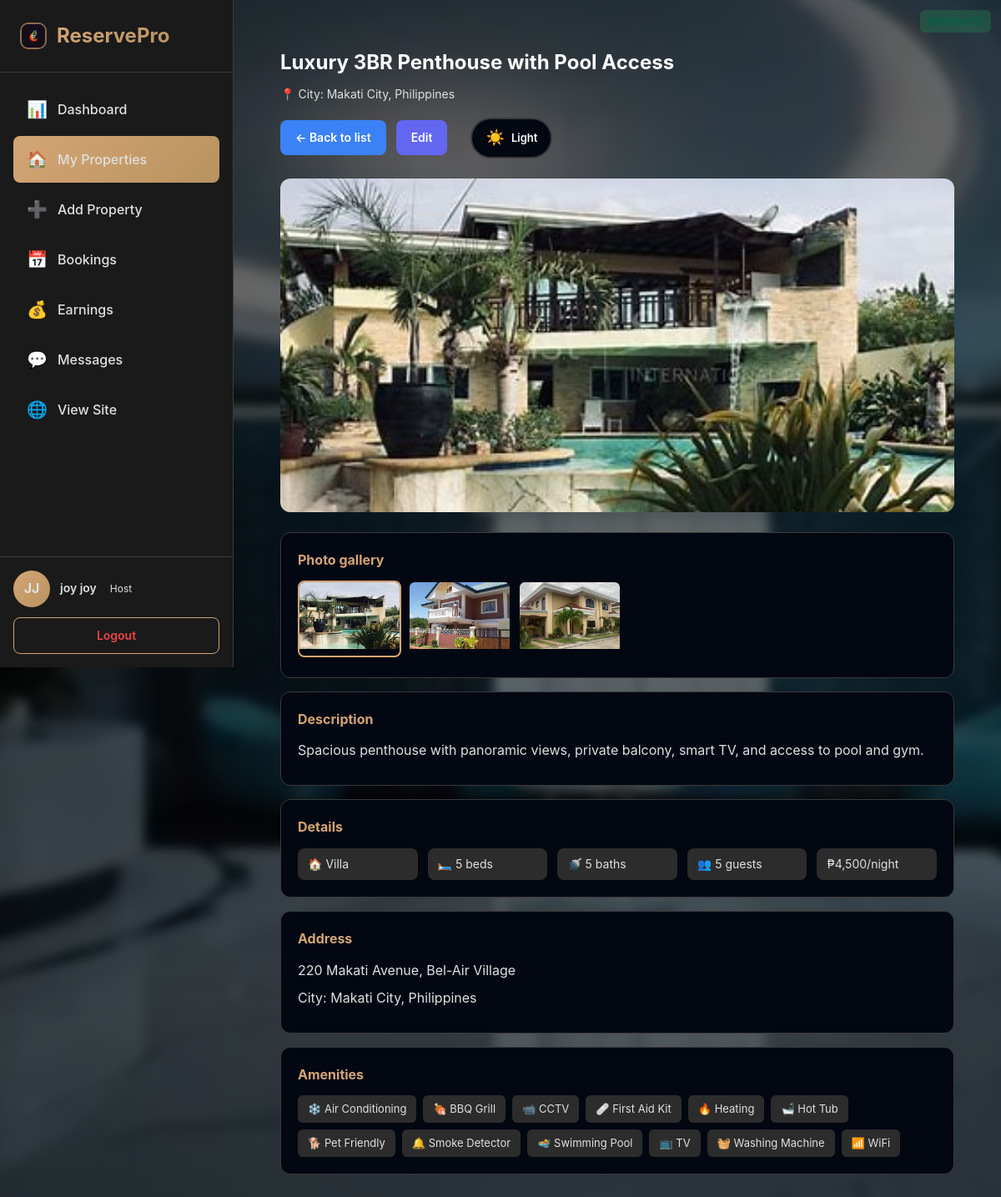
/host/view-property.php?id=13 (signed in), run on the app's committed database.
### tables this page shows
CREATE TABLE `users` (
  `id` int(11) NOT NULL,
  `first_name` varchar(50) NOT NULL,
  `last_name` varchar(50) NOT NULL,
  `date_of_birth` date DEFAULT NULL,
  `email` varchar(100) NOT NULL,
  `password` varchar(255) NOT NULL,
  `created_at` timestamp NOT NULL DEFAULT current_timestamp(),
  `role` enum('guest','host','admin') DEFAULT 'guest',
  `email_verified` tinyint(1) NOT NULL DEFAULT 0,
  `verification_token` varchar(100) DEFAULT NULL,
  `host_verified` tinyint(1) NOT NULL DEFAULT 0,
  `host_verification_status` enum('none','under review','approved','rejected') NOT NULL DEFAULT 'none'
);

CREATE TABLE `properties` (
  `id` int(11) NOT NULL,
  `host_id` int(11) NOT NULL,
  `title` varchar(255) NOT NULL,
  `description` text NOT NULL,
  `property_type` enum('house','apartment','condo','villa','hotel') NOT NULL,
  `address` text NOT NULL,
  `city` varchar(100) NOT NULL,
  `country` varchar(100) NOT NULL,
  `price_per_night` decimal(10,2) NOT NULL,
  `max_guests` int(11) NOT NULL,
  `bedrooms` int(11) NOT NULL,
  `bathrooms` int(11) NOT NULL,
  `latitude` decimal(10,8) DEFAULT NULL,
  `longitude` decimal(11,8) DEFAULT NULL,
  `auto_accept_bookings` tinyint(1) NOT NULL DEFAULT 0,
  `average_rating` decimal(3,2) DEFAULT NULL,
  `review_count` int(11) NOT NULL DEFAULT 0,
  `status` enum('pending','approved','rejected','suspended','out_of_order') DEFAULT 'pending',
  `admin_notes` text DEFAULT NULL,
  `created_at` timestamp NOT NULL DEFAULT current_timestamp(),
  `updated_at` timestamp NOT NULL DEFAULT current_timestamp() ON UPDATE current_timestamp()
);

CREATE TABLE `property_photos` (
  `id` int(11) NOT NULL,
  `property_id` int(11) NOT NULL,
  `photo_url` varchar(255) NOT NULL,
  `is_primary` tinyint(1) DEFAULT 0,
  `uploaded_at` timestamp NOT NULL DEFAULT current_timestamp()
);

CREATE TABLE `amenities` (
  `id` int(11) NOT NULL,
  `name` varchar(100) NOT NULL,
  `icon` varchar(50) DEFAULT NULL,
  `category` enum('basic','comfort','entertainment','safety','outdoor') DEFAULT 'basic'
);

### config/session.php (called while the page is built, shortened)
<?php
function getCurrentUser() {
    $conn = getDBConnection();
    $user_id = $_SESSION['user_id'];
    $stmt = $conn->prepare("SELECT id, first_name, last_name, email, role, IFNULL(host_verified, 0) AS host_verified FROM users WHERE id = ?");
    $stmt->bind_param("i", $user_id);
    $stmt->execute();
    $result = $stmt->get_result();
    $user = $result->fetch_assoc();
    return $user;
}
?>

### host/view-property.php (the view, shortened to what this page needs)
<?php
require_once __DIR__ . '/../config/session.php';
$user = getCurrentUser();
$property_id = isset($_GET['id']) ? (int) $_GET['id'] : 0;
$conn = getDBConnection();
$stmt = $conn->prepare("
    SELECT p.*,
    COALESCE(
        (SELECT photo_url FROM property_photos WHERE property_id = p.id AND is_primary = 1 LIMIT 1),
        (SELECT photo_url FROM property_photos WHERE property_id = p.id LIMIT 1)
    ) as primary_photo
    FROM properties p
    WHERE p.id = ? AND p.host_id = ?
");
$stmt->bind_param("ii", $property_id, $user['id']);
$stmt->execute();
$property = $stmt->get_result()->fetch_assoc();
$stmt = $conn->prepare("SELECT photo_url, is_primary FROM property_photos WHERE property_id = ? ORDER BY is_primary DESC, id ASC");
$stmt->bind_param("i", $property_id);
$stmt->execute();
$property['photos'] = $stmt->get_result()->fetch_all(MYSQLI_ASSOC);
$stmt = $conn->prepare("
    SELECT a.name, a.icon FROM amenities a
    JOIN property_amenities pa ON a.id = pa.amenity_id
    WHERE pa.property_id = ?
    ORDER BY a.name
");
$stmt->bind_param("i", $property_id);
$stmt->execute();
$property['amenities'] = $stmt->get_result()->fetch_all(MYSQLI_ASSOC);
?>
<!DOCTYPE html>
<html lang="en">
<head>
    <link rel="stylesheet" href="../assets/css/style.css?v=14.0">
    <link rel="stylesheet" href="../assets/css/host-dashboard.css?v=14.0">
    <link rel="stylesheet" href="../assets/css/theme-toggle.css?v=14.0">
</head>
<body class="dashboard-page">
    <div class="host-layout">
        <aside class="host-sidebar">
            <div class="sidebar-header">
                <a href="../home.php" class="sidebar-brand">
                    <?php require __DIR__ . '/../includes/brand-icon-svg.php'; ?>
                    <span>ReservePro</span>
                </a>
            </div>
            <nav class="sidebar-nav">
                <a href="dashboard.php" class="nav-item"><span class="nav-icon">📊</span><span>Dashboard</span></a>
                <a href="properties.php" class="nav-item active"><span class="nav-icon">🏠</span><span>My Properties</span></a>
                <a href="add-property.php" class="nav-item"><span class="nav-icon">➕</span><span>Add Property</span></a>
                <a href="bookings.php" class="nav-item"><span class="nav-icon">📅</span><span>Bookings</span></a>
                <a href="earnings.php" class="nav-item"><span class="nav-icon">💰</span><span>Earnings</span></a>
                <a href="messages.php" class="nav-item"><span class="nav-icon">💬</span><span>Messages</span></a>
                <a href="../home.php" class="nav-item"><span class="nav-icon">🌐</span><span>View Site</span></a>
            </nav>
            <div class="sidebar-footer">
                <div class="user-profile">
                    <div class="user-avatar"><?php echo strtoupper(substr($user['first_name'], 0, 1) . substr($user['last_name'], 0, 1)); ?></div>
                    <div class="user-info">
                        <div class="user-name"><?php echo htmlspecialchars($user['first_name'] . ' ' . $user['last_name']); ?></div>
                        <div class="user-role">Host</div>
                    </div>
                </div>
                <a href="../logout.php" class="btn-logout">Logout</a>
            </div>
        </aside>
        <main class="host-main">
            <div class="view-property-page">
                <div class="view-property-header">
                    <div>
                        <h1><?php echo htmlspecialchars($property['title']); ?></h1>
                        <span class="status-badge status-<?php echo $property['status']; ?>"><?php echo ucfirst(str_replace('_', ' ', $property['status'])); ?></span>
                        <p style="margin: 8px 0 0 0; color: #888; font-size: 14px;">📍 <?php echo htmlspecialchars($property['city'] . ', ' . $property['country']); ?></p>
                    </div>
                    <div class="actions" style="display: flex; align-items: center; gap: 12px;">
                        <a href="properties.php" class="btn-view-back">← Back to list</a>
                        <a href="edit-property.php?id=<?php echo (int)$property['id']; ?>" class="btn-edit-link">Edit</a>
                        <div class="theme-toggle">
                            <span class="theme-toggle-icon">☀️</span>
                            <span class="theme-toggle-text">Light</span>
                        </div>
                    </div>
                </div>
                <?php
                $photos = $property['photos'];
                $main_photo = !empty($photos) ? $photos[0]['photo_url'] : ($property['primary_photo'] ?? null);
                if ($main_photo && strpos($main_photo, 'http') !== 0) {
                    $main_photo = '../' . ltrim($main_photo, '/');
                }
                ?>
                <div class="view-gallery">
                    <img id="host-main-photo" src="<?php echo htmlspecialchars($main_photo); ?>" alt="<?php echo htmlspecialchars($property['title']); ?>" onerror="this.src='https://images.unsplash.com/photo-1564013799919-ab600027ffc6?w=800'">
                </div>
                <?php if (!empty($photos) && count($photos) > 1): ?>
                    <div class="view-section" style="margin-top: 12px;">
                        <h2>Photo gallery</h2>
                        <div style="display: flex; gap: 8px; overflow-x: auto; padding-bottom: 4px;">
                            <?php foreach ($photos as $idx => $p):
                                $thumb = $p['photo_url'];
                                if ($thumb && strpos($thumb, 'http') !== 0) {
                                    $thumb = '../' . ltrim($thumb, '/');
                                }
                            ?>
                                <div style="flex: 0 0 auto; border-radius: 8px; overflow: hidden; border: 2px solid <?php echo $idx === 0 ? '#D4A574' : 'transparent'; ?>; cursor: pointer;"
                                     onclick="document.getElementById('host-main-photo').src='<?php echo htmlspecialchars($thumb); ?>';">
                                    <img src="<?php echo htmlspecialchars($thumb); ?>" alt="Photo <?php echo $idx + 1; ?>" style="width: 120px; height: 80px; object-fit: cover;">
                                </div>
                            <?php endforeach; ?>
                        </div>
                    </div>
                <?php endif; ?>
                <div class="view-section">
                    <h2>Description</h2>
                    <p style="white-space: pre-wrap;"><?php echo nl2br(htmlspecialchars($property['description'])); ?></p>
                </div>
                <div class="view-section">
                    <h2>Details</h2>
                    <div class="detail-grid">
                        <span>🏠 <?php echo htmlspecialchars(ucfirst($property['property_type'])); ?></span>
                        <span>🛏️ <?php echo (int)$property['bedrooms']; ?> beds</span>
                        <span>🚿 <?php echo (int)$property['bathrooms']; ?> baths</span>
                        <span>👥 <?php echo (int)$property['max_guests']; ?> guests</span>
                        <span>₱<?php echo number_format($property['price_per_night'], 0); ?>/night</span>
                    </div>
                </div>
                <div class="view-section">
                    <h2>Address</h2>
                    <p><?php echo nl2br(htmlspecialchars($property['address'])); ?></p>
                    <p><?php echo htmlspecialchars($property['city'] . ', ' . $property['country']); ?></p>
                </div>
                <?php if (!empty($property['amenities'])): ?>
                <div class="view-section">
                    <h2>Amenities</h2>
                    <div class="amenities-list">
                        <?php foreach ($property['amenities'] as $a): ?>
                        <span><?php echo $a['icon'] ? $a['icon'] . ' ' : ''; ?><?php echo htmlspecialchars($a['name']); ?></span>
                        <?php endforeach; ?>
                    </div>
                </div>
                <?php endif; ?>
            </div>
        </main>
    </div>
</body>
</html>

### assets/css/style.css (style rules this page uses)
* { margin: 0; padding: 0; box-sizing: border-box; }
:root { --primary-color: #D4A574; --primary-dark: #B8935F; --primary-light: #E6C89C; --secondary-color: #1A1A1A; --accent-color: #D4A574; --text-dark: #FFFFFF; --text-gray: #B8B8B8; --bg-light: #1F1F1F; --border-color: #3A3A3A; --bg-primary: #020617; --bg-secondary: #030712; --bg-tertiary: #111827; --wood-dark: #111827; --wood-medium: #1F2933; --wood-light: #4B5563; }
body { font-family: -apple-system, BlinkMacSystemFont, 'Segoe UI', 'Inter', Roboto, 'Helvetica Neue', Arial, sans-serif; background: var(--bg-primary); color: #FFFFFF !important; line-height: 1.6; min-height: 100vh; }
.auth-page, .dashboard-page { position: relative; background: transparent; }
.auth-page::before, .dashboard-page::before { content: ''; position: fixed; top: 0; left: 0; width: 100%; height: 100%; background: url('../../background%20image/this.webp') center center / cover no-repeat; filter: blur(6px); transform: scale(1.04); z-index: -2; }
.auth-page::after, .dashboard-page::after { content: ''; position: fixed; top: 0; left: 0; width: 100%; height: 100%; background: rgba(0, 0, 0, 0.6); z-index: -1; }
h1, h2, h3, h4, h5, h6 { color: #FFFFFF !important; }
p, span, div { color: #E0E0E0 !important; }
.user-info { display: flex; align-items: center; gap: 16px; }
.user-avatar { width: 48px; height: 48px; border-radius: 50%; background: linear-gradient(135deg, var(--primary-color), var(--primary-dark)); display: flex; align-items: center; justify-content: center; color: white; font-size: 20px; font-weight: 600; }
.btn-logout { background: transparent; color: var(--primary-color); border: 2px solid var(--primary-color); border-radius: 8px; padding: 10px 20px; font-size: 14px; font-weight: 600; cursor: pointer; text-decoration: none; transition: all 0.2s ease; }

### assets/css/host-dashboard.css (style rules this page uses)
.host-layout { display: flex; min-height: 100vh; background: transparent; }
.host-sidebar { width: 280px; background: #1A1A1A; border-right: 1px solid #3A3A3A; display: flex; flex-direction: column; position: fixed; height: 100vh; overflow-y: auto; }
.sidebar-header { padding: 24px; border-bottom: 1px solid #3A3A3A; }
.sidebar-brand { display: flex; align-items: center; gap: 12px; text-decoration: none; transition: transform 0.2s ease; }
.sidebar-brand span { font-size: 24px; font-weight: 700; background: linear-gradient(135deg, #D4A574, #B8935F); -webkit-background-clip: text; -webkit-text-fill-color: transparent; }
.sidebar-nav { flex: 1; padding: 16px; }
.nav-item { display: flex; align-items: center; gap: 12px; padding: 12px 16px; border-radius: 8px; text-decoration: none; color: #B8B8B8; font-weight: 500; margin-bottom: 4px; transition: all 0.2s ease; }
.nav-item.active { background: linear-gradient(135deg, #D4A574, #B8935F); color: #0F0F0F; }
.nav-icon { font-size: 20px; }
.sidebar-footer { padding: 16px; border-top: 1px solid #3A3A3A; }
.user-profile { display: flex; align-items: center; gap: 12px; margin-bottom: 12px; }
.user-avatar { width: 44px; height: 44px; border-radius: 50%; background: linear-gradient(135deg, #D4A574, #B8935F); display: flex; align-items: center; justify-content: center; color: white; font-weight: 700; font-size: 16px; }
.user-info { flex: 1; }
.user-name { font-weight: 600; font-size: 14px; color: #FFFFFF; }
.user-role { font-size: 12px; color: #B8B8B8; }
.btn-logout { display: block; width: 100%; padding: 10px; background: transparent; border: 1px solid #D4A574; border-radius: 8px; text-align: center; text-decoration: none; color: #EF4444; font-weight: 600; font-size: 14px; transition: all 0.2s ease; }
.host-main { margin-left: 280px; flex: 1; padding: 32px; }
.status-badge { position: absolute; top: 12px; right: 12px; padding: 6px 12px; border-radius: 6px; font-size: 12px; font-weight: 700; text-transform: uppercase; }
.status-approved { background: #D1FAE5; color: #065F46 !important; }

### data on the page
users: first_name+last_name "JJ", first_name+last_name "joy joy"
properties: title "Luxury 3BR Penthouse with Pool Access", city+country "City: Makati City, Philippines", description "Spacious penthouse with panoramic views, private balcony, smart TV, and access to pool and gym.", property_type "Villa", bedrooms "5", bathrooms "5", max_guests "5", price_per_night "4,500", address "220 Makati Avenue, Bel-Air Village"
property_photos: photo_url (picture)
property_photos: photo_url (picture)
property_photos: photo_url (picture)
amenities: icon "❄️", name "Air Conditioning"
amenities: icon "🍖", name "BBQ Grill"
amenities: icon "📹", name "CCTV"
amenities: icon "🩹", name "First Aid Kit"
amenities: icon "🔥", name "Heating"
amenities: icon "🛁", name "Hot Tub"
amenities: icon "🐕", name "Pet Friendly"
amenities: icon "🔔", name "Smoke Detector"
amenities: icon "🏊", name "Swimming Pool"
amenities: icon "📺", name "TV"
amenities: icon "🧺", name "Washing Machine"
amenities: icon "📶", name "WiFi"
